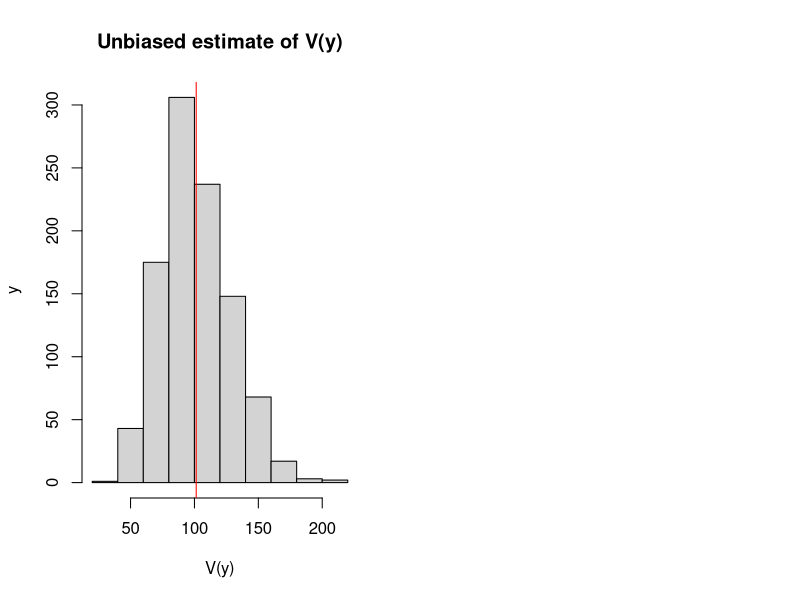

Write the R code that produced this figure. (Note: this script raises an error after producing the figure.)
## ---- chunk 1
mu <- 100
sigma <- 10
nIterations <- 1000
# Generate data from normal distribution, 10,000 observations
y <- rnorm(10000,mu,sigma)
# This is the function, which will calculate the two variances
varFunction <- function(y){
   return(c(var(y), mean((y-mean(y))^2)))
}
# Calculate biased and unbiased variances for the sample of 30 observations,
# repeat nIterations times
varValues <- replicate(nIterations, varFunction(sample(y,30)))
## ---- chunk 2
par(mfcol=c(1,2))
# Histogram of unbiased estimate
hist(varValues[1,], xlab="V(y)", ylab="y", main="Unbiased estimate of V(y)")
abline(v=mean(varValues[1,]), col="red")
legend("topright",legend=TeX(paste0("E$\\left(V(y)\\right)$=",round(mean(varValues[1,]),2))),lwd=1,col="red")

# Histogram of the biased estimate
hist(varValues[2,], xlab="V(y)", ylab="y", main="Biased estimate of V(y)")
abline(v=mean(varValues[2,]), col="red")
legend("topright",legend=TeX(paste0("E$\\left(V(y)\\right)$=",round(mean(varValues[2,]),2))),lwd=1,col="red")
## ---- chunk 3
knitr::include_graphics("images/02-statistics-efficiency.png")
## ---- chunk 4
knitr::include_graphics("images/02-statistics-consistency.png")
## ---- chunk 5
hist(rnorm(10000), xlab=TeX("$\\bar{y}$"), ylab="Density", xlim=c(-5,5), axes=FALSE, main="")
par(new=TRUE)
plot(seq(-5,5,0.1), dnorm(seq(-5,5,0.1)), xlab="", ylab="", type="l")
lines(seq(-5,5,0.1), dnorm(seq(-5,5,0.1)), lwd=1, lty=1, col="darkblue")
lines(c(-5,5), c(0,0), col="black", lwd=1)
abline(v=0, col="darkblue", lwd=2)
legend("topright",legend=c(TeX("$\\mu$")),
       lwd=c(2), col=c("darkblue"))
## ---- chunk 6
plot(seq(-5,5,0.1), dnorm(seq(-5,5,0.1)), xlab=TeX("$\\bar{y}$"), ylab="Density", type="l",
     lwd=0, lty=0, col="darkblue")
polygon(c(seq(-5,5,0.1),rev(seq(-5,5,0.1))),
        c(dnorm(seq(-5,5,0.1)),rep(0,length(seq(-5,5,0.1)))), col="grey95", lty=0)
lines(seq(-5,5,0.1), dnorm(seq(-5,5,0.1)), lwd=1, lty=1, col="darkblue")
lines(c(-5,5), c(0,0), col="black", lwd=1)
polygon(c(seq(-5,qnorm(0.025),0.01),rev(seq(-5,qnorm(0.025),0.01))),
        c(dnorm(seq(-5,qnorm(0.025),0.01)), rep(0,length(seq(-5,qnorm(0.025),0.01)))), col="grey")
polygon(c(seq(qnorm(0.975),5,0.01),rev(seq(qnorm(0.975),5,0.01))),
        c(dnorm(seq(qnorm(0.975),5,0.01)), rep(0,length(seq(qnorm(0.975),5,0.01)))), col="grey")
abline(v=qnorm(c(0.025,0.975)), col="darkred", lwd=2)
abline(v=0, col="darkblue", lwd=2)
legend("topright",legend=c(TeX("$\\mu$"),"bounds",TeX("$1-\\alpha$"),TeX("$\\alpha$")),
       lwd=c(2,2,6,6), col=c("darkblue","darkred","grey95","grey"))
## ---- chunk 7
plot(seq(-5,5,0.1), dnorm(seq(-5,5,0.1),-1), xlab=TeX("$\\bar{y}$"), ylab="Density", type="l", xlim=c(-5,5),
     lwd=1,lty=2, col="darkblue")
polygon(c(seq(-5,5,0.1),rev(seq(-5,5,0.1))),
        c(dnorm(seq(-5,5,0.1),-1),rep(0,length(seq(-5,5,0.1)))),col="grey95",lty=0)
lines(seq(-5,5,0.1), dnorm(seq(-5,5,0.1),-1), lwd=2, lty=1, col="darkblue")
abline(v=-1, col="darkblue", lwd=2, lty=2)
polygon(c(seq(-5,5,0.1),rev(seq(-5,5,0.1))),
        c(dnorm(seq(-5,5,0.1),0),rep(0,length(seq(-5,5,0.1)))),col="white",lty=0)
lines(c(-5,5), c(0,0), col="black", lwd=1)
lines(seq(-5,5,0.1), dnorm(seq(-5,5,0.1),-1), lwd=1, lty=2, col="darkblue")
lines(seq(-5,5,0.1), dnorm(seq(-5,5,0.1)), lwd=2, lty=1, col="darkgreen")
lines(c(-1,-1), c(0,dnorm(-1)), col="darkblue", lwd=1, lty=2)
abline(v=qnorm(c(0.025,0.975)), col="darkred", lwd=2)
abline(v=0, col="darkgreen", lwd=2, lty=2)
legend("topright",legend=c(TeX("$\\mu$"),"Sample mean","Bounds","True PDF","Assumed PDF"),
       lwd=c(2,2,2,2,2), col=c("darkblue","darkgreen","darkred","darkblue","darkgreen"), lty=c(2,2,1,1,1))
## ---- chunk 8
plot(seq(-5,5,0.1), dt(seq(-5,5,0.1), 36-1), xlab="t", ylab="Density", type="l",
     lwd=0, lty=0, col="darkblue")
polygon(c(seq(-5,5,0.1),rev(seq(-5,5,0.1))),
        c(dt(seq(-5,5,0.1), 36-1),rep(0,length(seq(-5,5,0.1)))), col="grey95", lty=0)
lines(seq(-5,5,0.1), dt(seq(-5,5,0.1), 36-1), lwd=1, lty=1, col="darkgreen")
lines(c(-5,5), c(0,0), col="black", lwd=1)
polygon(c(seq(-5,qt(0.025, 36-1),0.01),rev(seq(-5,qt(0.025, 36-1),0.01))),
        c(dt(seq(-5,qt(0.025, 36-1),0.01),36-1), rep(0,length(seq(-5,qt(0.025, 36-1),0.01)))), col="grey")
polygon(c(seq(qt(0.975, 36-1),5,0.01),rev(seq(qt(0.975, 36-1),5,0.01))),
        c(dt(seq(qt(0.975, 36-1),5,0.01),36-1), rep(0,length(seq(qt(0.975, 36-1),5,0.01)))), col="grey")
abline(v=qt(c(0.025,0.975),36-1), col="darkred", lwd=2)
abline(v=-3, col="darkblue", lwd=2)
legend("topright",legend=c("critical values","calculated t",TeX("$1-\\alpha$"),TeX("$\\alpha$")),
       lwd=c(2,2,6,6), col=c("darkred","darkblue","grey95","grey"))
## ---- chunk 9
plot(seq(-1.5,0.5,0.01), dt((seq(-1.5,0.5,0.01)+0.5)*6, 36-1), xlab="Sample mean", ylab="Density", type="l",
     lwd=0, lty=0, col="darkblue")
polygon(c(seq(-1.5,0.5,0.01),rev(seq(-1.5,0.5,0.01))),
        c(dt((seq(-1.5,0.5,0.01)+0.5)*6, 36-1),rep(0,length(seq(-1.5,0.5,0.01)))), col="grey95", lty=0)
lines(seq(-1.5,0.5,0.01), dt((seq(-1.5,0.5,0.01)+0.5)*6, 36-1), lwd=1, lty=1, col="darkgreen")
lines(c(-1.5,0.5), c(0,0), col="black", lwd=1)
polygon(c(seq(-1.5,qt(0.025, 36-1)/6-0.5,0.01),rev(seq(-1.5,qt(0.025, 36-1)/6-0.5,0.01))),
        c(dt((seq(-1.5,qt(0.025, 36-1)/6-0.5,0.01)+0.5)*6,36-1), rep(0,length(seq(-1.5,qt(0.025, 36-1)/6-0.5,0.01)))), col="grey")
polygon(c(seq(qt(0.975, 36-1)/6-0.5,0.5,0.01),rev(seq(qt(0.975, 36-1)/6-0.5,0.5,0.01))),
        c(dt((seq(qt(0.975, 36-1)/6-0.5,0.5,0.01)+0.5)*6,36-1), rep(0,length(seq(qt(0.975, 36-1)/6-0.5,0.5,0.01)))), col="grey")
abline(v=qt(c(0.025,0.975),36-1)/6-0.5, col="darkred", lwd=2)
abline(v=0, col="darkblue", lwd=2)
legend("topright",legend=c("bounds",TeX("$\\mu$=0"),TeX("$1-\\alpha$"),TeX("$\\alpha$")),
       lwd=c(2,2,6,6), col=c("darkred","darkblue","grey95","grey"))
## ---- chunk 10
pt(-3, 36-1)
## ---- chunk 11
plot(seq(-3,3,0.1),dnorm(seq(-3,3,0.1)),type="l",ylab="Density",xlab="y",main="PDF of Normal distribution")
abline(v=0, col="red")
text(0.5,0.05,TeX("$\\mu =0$"))
## ---- chunk 12
plot(seq(-3,3,0.01),dlaplace(seq(-3,3,0.01)),type="l",ylab="Density",xlab="y",main="PDF of Laplace distribution")
abline(v=0, col="red")
## ---- chunk 13
plot(seq(-3,3,0.01),ds(seq(-3,3,0.01)),type="l",ylab="Density",xlab="y",main="PDF of S distribution")
abline(v=0, col="red")
## ---- chunk 14
plot(seq(-3,3,0.01),dgnorm(seq(-3,3,0.01),0,1,0.5),type="l",ylab="Density",xlab="y",main="PDF of Generalised Normal distribution",
     ylim=c(0,0.6))
lines(seq(-3,3,0.01),dgnorm(seq(-3,3,0.01),0,1,1),col="darkblue")
lines(seq(-3,3,0.01),dgnorm(seq(-3,3,0.01),0,1,2),col="darkred")
lines(seq(-3,3,0.01),dgnorm(seq(-3,3,0.01),0,1,1000),col="purple")
abline(v=0, col="red")
legend("topright",legend=c(TeX("$\\beta =0.5$"),TeX("$\\beta =1$"),TeX("$\\beta =2$"),TeX("$\\beta =1000$")),
       col=c("black","darkblue","darkred","purple"),lwd=1)
## ---- chunk 15
plot(seq(-3,3,0.01),dalaplace(seq(-3,3,0.01),0,1,0.5),type="l",ylab="Density",xlab="y",main="PDF of Asymmetric Laplace distribution",
     ylim=c(0,0.6))
lines(seq(-3,3,0.01),dalaplace(seq(-3,3,0.01),0,1,0.2),col="darkblue")
lines(seq(-3,3,0.01),dalaplace(seq(-3,3,0.01),0,1,0.8),col="darkred")
abline(v=0, col="red")
legend("topright",legend=c(TeX("$\\alpha =0.5$"),TeX("$\\alpha =0.2$"),TeX("$\\alpha =0.8$")),
       col=c("black","darkblue","darkred"),lwd=1)
## ---- chunk 16
plot(seq(0,6,0.01),dinvgauss(seq(0,6,0.01),1,dispersion=10),type="l",ylab="Density",xlab="y",main="PDF of Inverse Gaussian distribution")
lines(seq(0,6,0.01),dinvgauss(seq(0,6,0.01),1,dispersion=1),col="darkblue")
lines(seq(0,6,0.01),dinvgauss(seq(0,6,0.01),1,dispersion=0.1),col="darkred")
abline(v=1, col="red")
legend("topright",legend=c(TeX("$s =10$"),TeX("$s =1$"),TeX("$s =0.1$")),
       col=c("black","darkblue","darkred"),lwd=1)
## ---- chunk 17
plot(seq(0,6,0.01),dgamma(seq(0,6,0.01),0.1,scale=10),type="l",ylab="Density",xlab="y",main="PDF of Gamma distribution")
lines(seq(0,6,0.01),dgamma(seq(0,6,0.01),1,scale=1),col="darkblue")
lines(seq(0,6,0.01),dgamma(seq(0,6,0.01),10,scale=0.1),col="darkred")
abline(v=1, col="red")
legend("topright",legend=c(TeX("$s =10$"),TeX("$s =1$"),TeX("$s =0.1$")),
       col=c("black","darkblue","darkred"),lwd=1)
